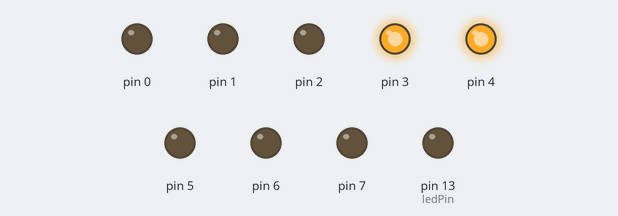
Bench run of a sketch on a simulated Arduino Uno, built with avr-gcc and run on an emulated ATmega328P. On the bench: output pins drawn as LEDs (lit = HIGH).

Above: at 5.97 s.
At 9.97 s:
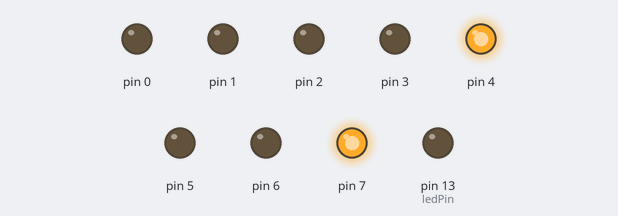
At 15.95 s:
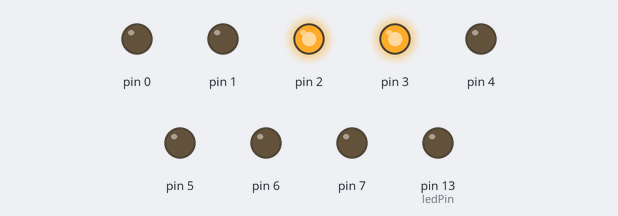
At 19.95 s:
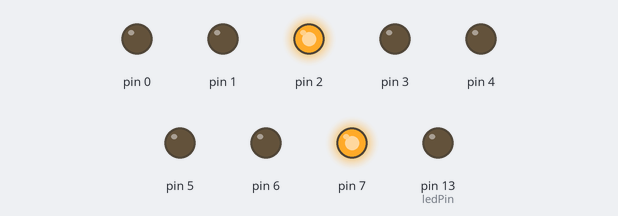
At 28.93 s:
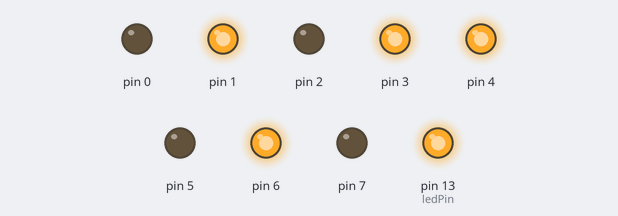
At 39.93 s:
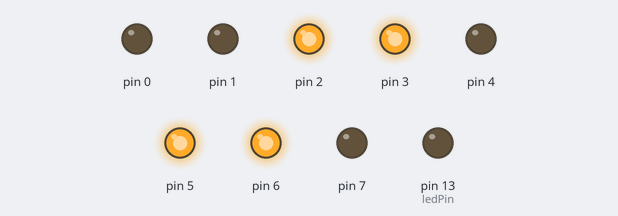
Timing chart, 0 to 40.2 s (numbered marks = the images above):
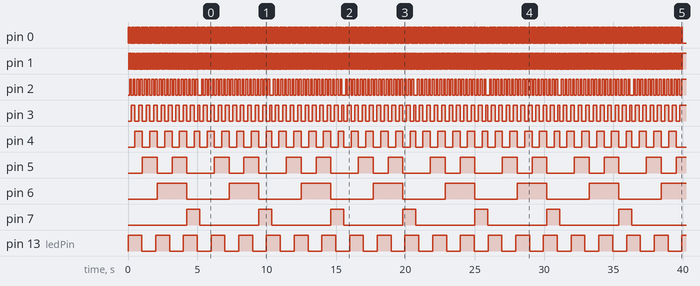

Measured:
- by itself, pin 0: alternates HIGH for 0.04 s and LOW for 0.04 s
- by itself, pin 1: alternates HIGH for 0.06 s and LOW for 0.06 s
- by itself, pin 2: repeats every 5.1 s: HIGH 0.14 s, LOW 0.26 s, 18 × (HIGH 0.12 s, LOW 0.14 s)
- by itself, pin 5: repeats every 5.2 s: LOW 1.1 s, HIGH 1.1 s, LOW 2.0 s, HIGH 1.1 s
- by itself, pin 6: alternates HIGH for 2.1 s and LOW for 3.1 s
- by itself, pin 7: alternates HIGH for 0.94 s and LOW for 4.3 s
- by itself, pin 13 (ledPin): alternates HIGH for 1.0 s and LOW for 1.0 s
- by itself, pin 4: repeats every 5.2 s: LOW 0.54 s, HIGH 0.52 s, LOW 0.54 s, HIGH 0.54 s, LOW 0.52 s, HIGH 0.54 s, LOW 0.54 s, HIGH 0.40 s, LOW 0.52 s, HIGH 0.52 s

The sketch:

timer2_8led_tcnt2.ino
```cpp
// (licence header left out)
#define ledPin 13

int divider=0;

void setupTimer() {
  noInterrupts();
  TCCR2A = 0;
  TCCR2B = 0;
  TCNT2  = 0;

  OCR2A = 155; // 100.16025641025641 Hz
  TCCR2A |= (1 << WGM21);
  TCCR2B |= 0;
  TCCR2B |= (1 << CS22) | (1 << CS21) | (1 << CS20);
  TIMSK2 |= (1 << OCIE2A);
  interrupts();
}

void setup() {
  pinMode(ledPin, OUTPUT);

  for (int i = 0; i < 8; i++)
    pinMode(i, OUTPUT);

  setupTimer();
}

void loop() {
  PORTD = TCNT2;
  delay(20);
}

ISR(TIMER2_COMPA_vect) {
  if(divider==0)
    digitalWrite(ledPin, digitalRead(ledPin) ^ 1);
  divider++;
  divider%=100;
}
```
